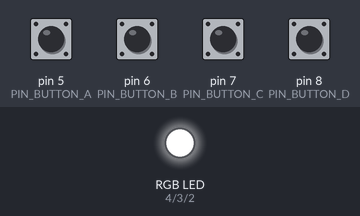
Simulated run of this sketch. Board: Arduino Uno, built with avr-gcc and run on an emulated ATmega328P. On the bench: an RGB LED mixed from three pins (HIGH = lit). The inputs (shaded band) are chosen by the test bench; at power-on: pin 5 (PIN_BUTTON_A), pin 6 (PIN_BUTTON_B), pin 7 (PIN_BUTTON_C), pin 8 (PIN_BUTTON_D) HIGH. No radio packets arrive unless stated.

Above: at 1.2 s.
1.3 s: pin 5 (PIN_BUTTON_A) pulled LOW for 0.15 s
At 1.4 s:
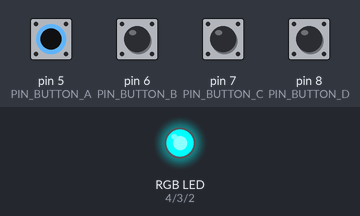
3.0 s: pin 6 (PIN_BUTTON_B) pulled LOW for 0.15 s
At 3.1 s:
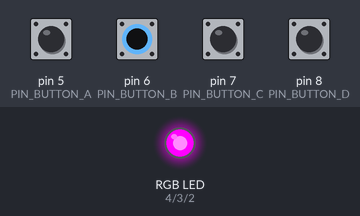
4.7 s: pin 7 (PIN_BUTTON_C) pulled LOW for 0.15 s
At 4.8 s:
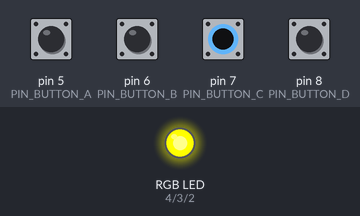
6.4 s: pin 8 (PIN_BUTTON_D) pulled LOW for 0.15 s
At 6.5 s:
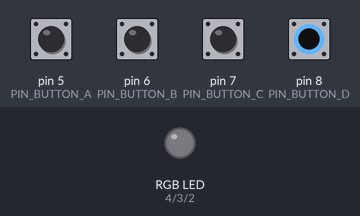
Timing chart, 0 to 9.1 s (numbered marks = the images above; inputs shaded):
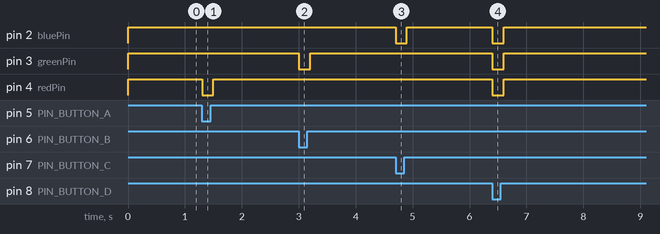

Measured:
- after the input at 1.3 s, pin 4 (redPin): HIGH → LOW at once, → HIGH 0.20 s later
- after the input at 3.0 s, pin 3 (greenPin): HIGH → LOW at once, → HIGH 0.20 s later
- after the input at 4.7 s, pin 2 (bluePin): HIGH → LOW at once, → HIGH 0.20 s later
- after the input at 6.4 s, pin 2 (bluePin), pin 3 (greenPin), pin 4 (redPin): HIGH → LOW at once, → HIGH 0.20 s later

The sketch:

remote_client.ino
```cpp
#include <VirtualWire.h>

/* Broches pour la LED RGB */
const int redPin = 4;
const int greenPin = 3;
const int bluePin = 2;

/* Broches pour les boutons */
const byte PIN_BUTTON_A = 5;
const byte PIN_BUTTON_B = 6;
const byte PIN_BUTTON_C = 7;
const byte PIN_BUTTON_D = 8;

/* DiffÃ©rents messages de commande */
const char* CMD_BUTTON_A = "BPA";
const char* CMD_BUTTON_B = "BPB";
const char* CMD_BUTTON_C = "BPC";
const char* CMD_BUTTON_D = "BPD";

void setup() {
  Serial.begin(9600);

  /* Met les broches des LEDs en sortie*/
  pinMode(redPin, OUTPUT); //Patte 4 reliee a la cathode de la LED rouge
  pinMode(greenPin, OUTPUT); //Patte 3 reliee a la cathode de la LED vert
  pinMode(bluePin, OUTPUT); //Patte 2 reliee a la cathode de la LED bleu

  /* Eteint la LED par defaut*/
  digitalWrite(redPin, HIGH);
  digitalWrite(greenPin, HIGH);
  digitalWrite(bluePin, HIGH);

  /* Met les broches des boutons en entrees avec pull-up */
  pinMode(PIN_BUTTON_A, INPUT_PULLUP);
  pinMode(PIN_BUTTON_B, INPUT_PULLUP);
  pinMode(PIN_BUTTON_C, INPUT_PULLUP);
  pinMode(PIN_BUTTON_D, INPUT_PULLUP);

  // Initialisation de la bibliotheque VirtualWire
  // Vous pouvez changez les broches RX/TX/PTT avant vw_setup() si necessaire
  vw_setup(2000);
}

void loop() {
  byte message[VW_MAX_MESSAGE_LEN];
  // N.B. La constante VW_MAX_MESSAGE_LEN est fournie par la lib VirtualWire

  /* Envoi la commande adequate */
  if (digitalRead(PIN_BUTTON_A) == LOW) {
    setColorRed();
    vw_send((byte*) CMD_BUTTON_A, strlen(CMD_BUTTON_A) + 1); // On envoie le message
    vw_wait_tx(); // On attend la fin de l'envoi

    delay(50); // Attend que le bouton soit relache
    while (digitalRead(PIN_BUTTON_A) == LOW);
    delay(50);
    resetColor();
  }

  else if (digitalRead(PIN_BUTTON_B) == LOW) {
    setColorGreen();
    vw_send((byte*) CMD_BUTTON_B, strlen(CMD_BUTTON_B) + 1); // On envoie le message
    vw_wait_tx(); // On attend la fin de l'envoi

    delay(50); // Attend que le bouton soit relache
    while (digitalRead(PIN_BUTTON_B) == LOW);
    delay(50);
    resetColor();
  }

  else if (digitalRead(PIN_BUTTON_C) == LOW) {
    setColorBlue();
    vw_send((byte*) CMD_BUTTON_C, strlen(CMD_BUTTON_C) + 1); // On envoie le message
    vw_wait_tx(); // On attend la fin de l'envoi

    delay(50); // Attend que le bouton soit relache
    while (digitalRead(PIN_BUTTON_C) == LOW);
    delay(50);
    resetColor();
  }

  else if (digitalRead(PIN_BUTTON_D) == LOW) {
    setColorWhite();
    vw_send((byte*) CMD_BUTTON_D, strlen(CMD_BUTTON_D) + 1); // On envoie le message
    vw_wait_tx(); // On attend la fin de l'envoi

    delay(50); // Attend que le bouton soit relache
    while (digitalRead(PIN_BUTTON_D) == LOW);
    delay(50);
    resetColor();
  }
}

/* Colore la LED RGB avec les valeurs passee en parametre*/
void setColorRed() {
  digitalWrite(redPin, LOW);
  digitalWrite(greenPin, HIGH);
  digitalWrite(bluePin, HIGH);
}

void setColorGreen() {
  digitalWrite(redPin, HIGH);
  digitalWrite(greenPin, LOW);
  digitalWrite(bluePin, HIGH);
}

void setColorBlue() {
  digitalWrite(redPin, HIGH);
  digitalWrite(greenPin, HIGH);
  digitalWrite(bluePin, LOW);
}

void setColorWhite() {
  digitalWrite(redPin, LOW);
  digitalWrite(greenPin, LOW);
  digitalWrite(bluePin, LOW);
}

void resetColor() {
  digitalWrite(redPin, HIGH);
  digitalWrite(greenPin, HIGH);
  digitalWrite(bluePin, HIGH);
}
```
